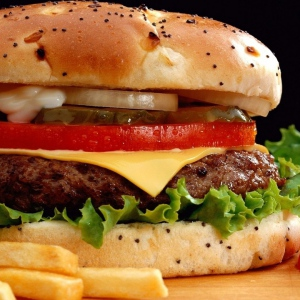
%> input picture burger.jpg, 300 x 300 px
$ octave burger.m   (GNU Octave 9; MATLAB toolbox functions it lacks are replaced by stand-ins)
%> lines starting %> are read from the running program, lines starting %| are printed output that depends on the picture
%lendo a imagem
img = imread('/Users/victor/Projetos/pi_freemat/burger.jpg');
%> img is the input picture: size 300x300x3 uint8; mean R, G, B 157, 104.2, 55.1

%mostrando imagem lida
figure(1)
colormap(gray);
image(img);

%criando filtro passa baixa
filtroPassaBaixa = [0.12, 0.12, 0.12 ; 0.12, 0.12, 0.12; 0.12, 0.12, 0.12]

%criando filtro passa alta
filtroPassaAlta = [0, -1, 0; -1, 5, -1; 0, -1, 0]

%------------------------------------------------------------------------

%aplicando o algoritmo gaussiano (aplicar ruido)
img_r = img(:,:,1);
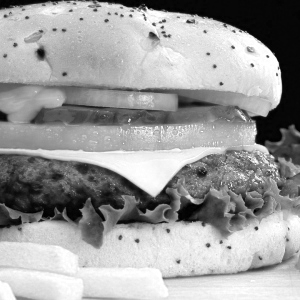
%> img_r: size 300x300 uint8; min 0, max 255, mean 157
img_g = img(:,:,2);
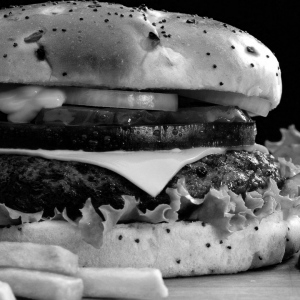
%> img_g: size 300x300 uint8; min 0, max 255, mean 104.2
img_b = img(:,:,3);
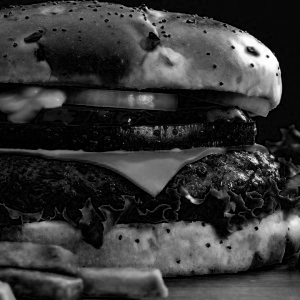
%> img_b: size 300x300 uint8; min 0, max 255, mean 55.1
colormap(gray);
image(img_r);
nmean = 10;
nvar = 1000;
%> (the run ends here)

$ run again, with bb.jpg copied over burger.jpg
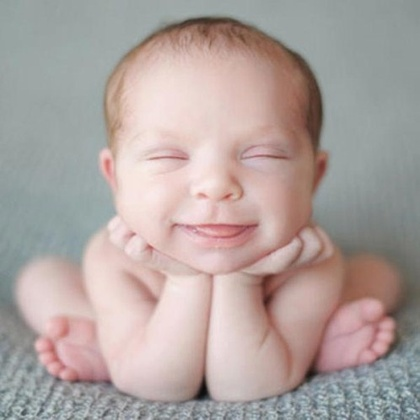
%> input picture bb.jpg, 420 x 420 px, shrunk from 498 x 498 before the run
%> img is the input picture: size 420x420x3 uint8; mean R, G, B 174.8, 162.5, 159.2
%> `img_r = img(:,:,1);`:
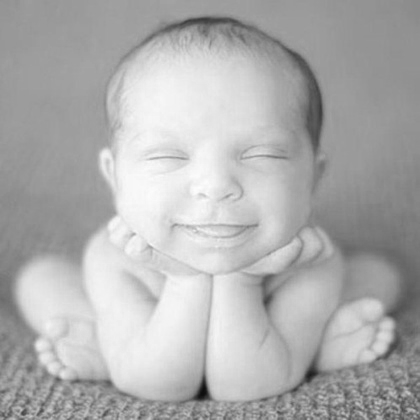
%> img_r: size 420x420 uint8; min 14, max 254, mean 174.8
%> `img_g = img(:,:,2);`:
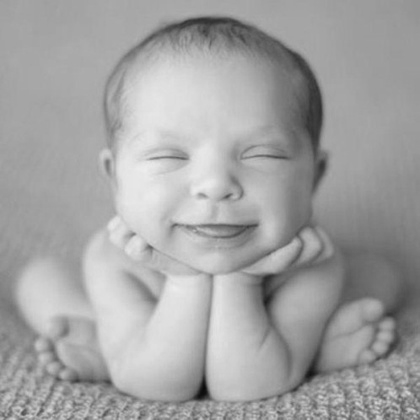
%> img_g: size 420x420 uint8; min 9, max 238, mean 162.5
